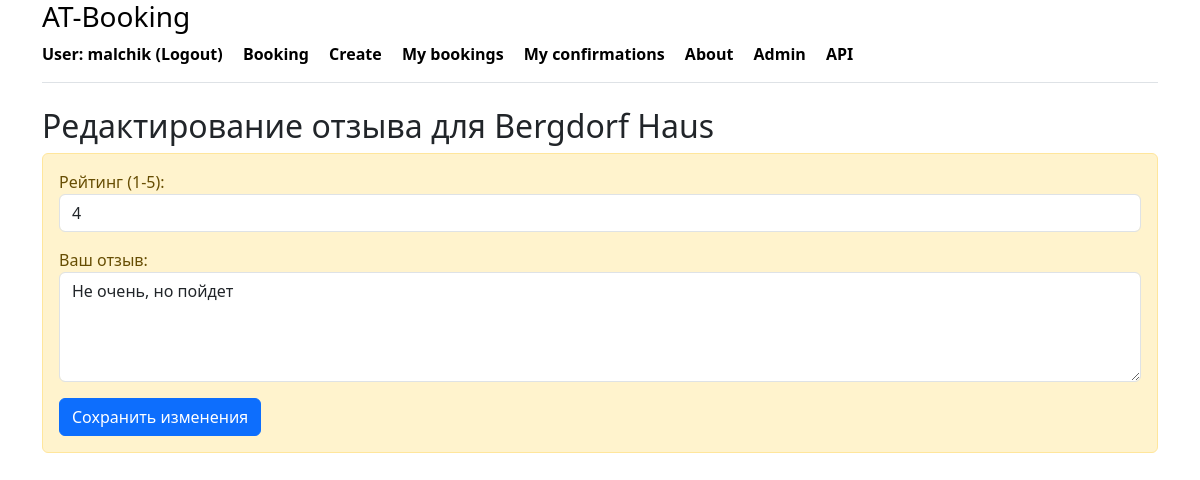
The page /review/edit/5/ (signed in) on the database its author committed.
### booking/models.py (models this page shows, shortened)
class Review(models.Model):
    rating = models.IntegerField(_('Rating'))
    text = models.TextField(_('Review'))
    created_at = models.DateTimeField(auto_now_add=True)
    owner = models.ForeignKey(User, on_delete=models.CASCADE, related_name='reviews')
    housing = models.ForeignKey(Housing, on_delete=models.CASCADE, related_name='reviews')
    class Meta:
        verbose_name_plural = _('reviews')
        verbose_name = _('review')

class Housing(models.Model):
    class HousingType(models.TextChoices):
        APARTMENT = 'APARTMENT', 'Квартира'
        HOUSE = 'HOUSE', 'Дом'
        STUDIO = 'STUDIO', 'Студия'
        CASTLE = 'CASTLE', 'Замок'
        HOTEL = 'HOTEL', 'Гостиница'
        VILLA = 'VILLA', 'Вилла'
        COTTAGE = 'COTTAGE', 'Коттедж'
    name = models.CharField(_('Name of object'), max_length=100)
    type = models.CharField(
        _('Type of object'),
        max_length=20,
        choices=HousingType.choices,
        default=HousingType.APARTMENT
    )
    country = models.CharField(_('Country'), max_length=50)
    post_code = models.CharField(_('Postal code'), max_length=10)
    city = models.CharField(_('City'), max_length=50)
    street = models.CharField(_('Street'), max_length=50, null=True, blank=True)
    house_number = models.CharField(_('House number'), max_length=50, null=True, blank=True)
    rooms = models.IntegerField(_('Number of rooms'))
    description = models.TextField(_('Description'))
    price = models.DecimalField(_('Price'), max_digits=10, decimal_places=2)
    owner = models.ForeignKey(User, on_delete=models.CASCADE, related_name='owner_housings')
    is_visible = models.BooleanField(default=True)
    created_at = models.DateTimeField(auto_now_add=True)
    class Meta:
        verbose_name_plural = _('housings')
        verbose_name = _('housing')
        indexes = [
            models.Index(fields=['type']),
            models.Index(fields=['price']),
        ]

### booking/views.py (the view)
# urls.py: path('review/edit/<int:review_id>/', edit_review, name='edit_review'),
@login_required
def edit_review(request, review_id):
    review = get_object_or_404(Review, pk=review_id, owner=request.user)
    if request.method == 'POST':
        form = ReviewForm(request.POST, instance=review)
        if form.is_valid():
            form.save()
            messages.success(request, 'Ваш отзыв был успешно обновлен.')
            return redirect('my_bookings')  # Возвращаем пользователя на страницу его бронирований
    else:
        form = ReviewForm(instance=review)
    return render(request, 'booking/edit_review.html', {
        'form': form,
        'review': review
    })

### booking/forms.py
class ReviewForm(forms.ModelForm):
    class Meta:
        model = Review
        fields = ['rating', 'text']
        widgets = {
            'rating': forms.NumberInput(attrs={'class': 'form-control', 'min': 1, 'max': 5}),
            'text': forms.Textarea(attrs={'class': 'form-control', 'rows': 4}),
        }
        labels = {
            'rating': 'Рейтинг (1-5)',
            'text': 'Ваш отзыв'
        }

### booking/templates/booking/edit_review.html (shortened to what this page needs)
{% extends 'booking/base.html' %}
{% block content %}
    <h2>Редактирование отзыва для {{ review.housing.name }}</h2>
    <div class="alert alert-warning mt-2">
        <form method="post">
            {{ form.as_p }}
            <button type="submit" class="btn btn-primary">Сохранить изменения</button>
        </form>
    </div>
{% endblock %}

### booking/templates/booking/base.html (shortened to what this page needs)
<!DOCTYPE html>
<html lang="ru">
<head>
    <link rel="stylesheet" href="https://cdn.jsdelivr.net/npm/bootstrap@5.3.3/dist/css/bootstrap.min.css">
</head>
<body>
<div class="container">
   <div class="d-flex flex-column flex-md-row align-items-center pb-3 mb-4 border-bottom">
       <a href="/" class="d-flex align-items-center link-body-emphasis text-decoration-none">
        <strong>
          <a class="link-body-emphasis text-decoration-none" href="{% url 'index' %}"><h3>AT-Booking</h3></a>
               {% if user.is_authenticated %}
                   <a class="me-3 py-2 link-body-emphasis text-decoration-none" href="{% url 'logout' %}">User: {{ user.username }} (Logout) </a>
               {% else %}
                   <a class="me-3 py-2 link-body-emphasis text-decoration-none" href="{% url 'login' %}">Login</a>
               {% endif %}
               <a class="me-3 py-2 link-body-emphasis text-decoration-none" href="{% url 'housing_list' %}">Booking</a>
               <a class="me-3 py-2 link-body-emphasis text-decoration-none" href="{% url 'create' %}">Create</a>
               <a class="me-3 py-2 link-body-emphasis text-decoration-none" href="{% url 'my_bookings' %}">My bookings</a>
                <a class="me-3 py-2 link-body-emphasis text-decoration-none" href="{% url 'my_confirmation' %}">My confirmations</a>
                <a class="me-3 py-2 link-body-emphasis text-decoration-none" href="{% url 'about' %}">About</a>
            <a class="me-3 py-2 link-body-emphasis text-decoration-none" href="/admin/">Admin</a>
               <a class="me-3 py-2 link-body-emphasis text-decoration-none" href="/api/">API</a>
        </strong>
   </div>
</div>
<div class="container">
    {% block content %}{% endblock %}
</div>
</body>
</html>

### rows shown on the page
Review: housing.name "Bergdorf Haus", rating "4", text "Не очень, но пойдет"

### other values the page prints
{{ user.username }} "malchik"
